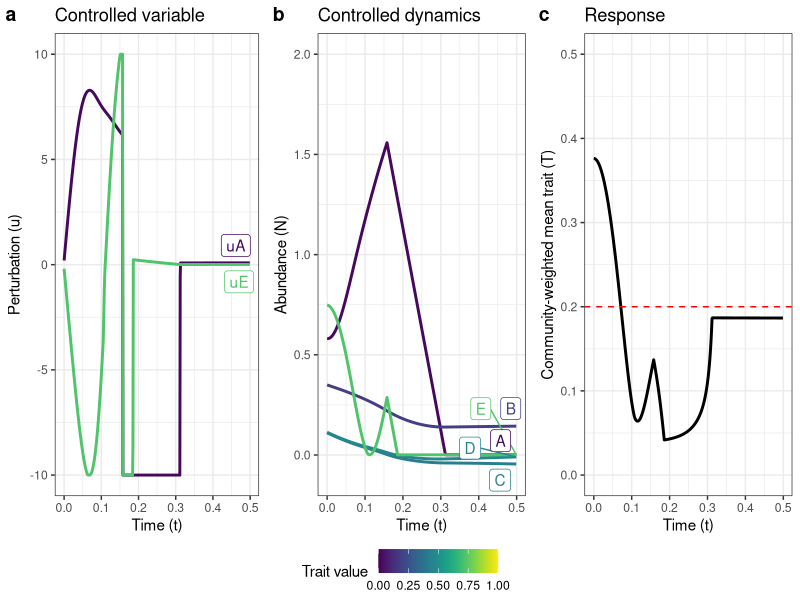

R code for this plot:
library(ggplot2)
library(reshape2)
library(ggpubr)
library(dplyr)
library(viridis)
library(ggrepel)

# add in time series
data_statevars = read.csv("preds_statevars.csv",header=FALSE)
names(data_statevars) = LETTERS[1:5]
data_perturbations = read.csv("preds_perturbations.csv",header=FALSE)
names(data_perturbations) = paste("u",LETTERS[1:5],sep="")

data_time = read.csv("preds_time.csv",header=FALSE)
names(data_time) = "t"
data_aux = read.csv("preds_aux.csv",header=FALSE)
names(data_aux) = c("Blank","T_cwm","N_tot")

data_traits = read.csv("preds_traits.csv",header=F) %>% rename(trait.value=V1) %>% mutate(species=LETTERS[1:5])
data_traits = rbind(data_traits, data_traits %>% mutate(species=paste("u",species,sep="")))

data_ts = cbind(data_time, data_statevars, data_perturbations, data_aux)

data_ts_melted = melt(data_ts,id.vars=c("t")) %>%
  left_join(data_traits %>% rename(variable=species))

vars_perturbed = data_ts_melted %>% group_by(variable) %>% summarize(mean=mean(value)) %>% filter(variable %in% paste("u",LETTERS[1:5],sep="")) %>% filter(mean!=0)


g_controlled = ggplot(data=data_ts_melted %>% filter(variable %in% LETTERS[1:5])) +
  geom_line(aes(x=t,y=value,col=trait.value,group=variable),size=1) + 
  theme_bw() +
  xlab("Time (t)") + ylab("Abundance (N)") +
  geom_label_repel(data=data_ts_melted %>% filter(t==max(t) & variable %in% LETTERS[1:5]),aes(x=t,y=value,label=variable,color=trait.value),max.overlaps=Inf) +
  ggtitle('Controlled dynamics') +
  scale_color_viridis(name='Trait value',lim=c(0,1)) + ylim(-0.1,2)


g_perturbation = ggplot(data=data_ts_melted %>% filter(variable %in% paste("u",LETTERS[1:5],sep="") & variable %in% vars_perturbed$variable)) +
  geom_line(aes(x=t,y=value,col=trait.value,group=variable),size=1) + 
  theme_bw() +
  xlab("Time (t)") + ylab("Perturbation (u)") +
  geom_label_repel(data=data_ts_melted %>% filter(t==max(t) & variable %in% paste("u",LETTERS[1:5],sep="") & variable %in% vars_perturbed$variable),aes(x=t,y=value,label=variable,color=trait.value),max.overlaps=Inf) +
  ggtitle('Controlled variable') +
  scale_color_viridis(name='Trait value',lim=c(0,1))

g_trait = ggplot(data=data_ts_melted %>% filter(variable=="T_cwm")) + 
  geom_line(aes(x=t,y=value),size=1) +
  theme_bw() + 
  xlab("Time (t)") + ylab("Community-weighted mean trait (T)") +
  ggtitle('Response') +
  ylim(0,0.5) +
  geom_hline(yintercept = 0.2,color='red',linetype='dashed')


g_all = ggarrange(g_perturbation, g_controlled, g_trait, labels='auto', nrow=1,ncol=3,common.legend=TRUE,legend='bottom')

ggsave(g_all,file='g_control_continuous.png',width=9,height=4)
